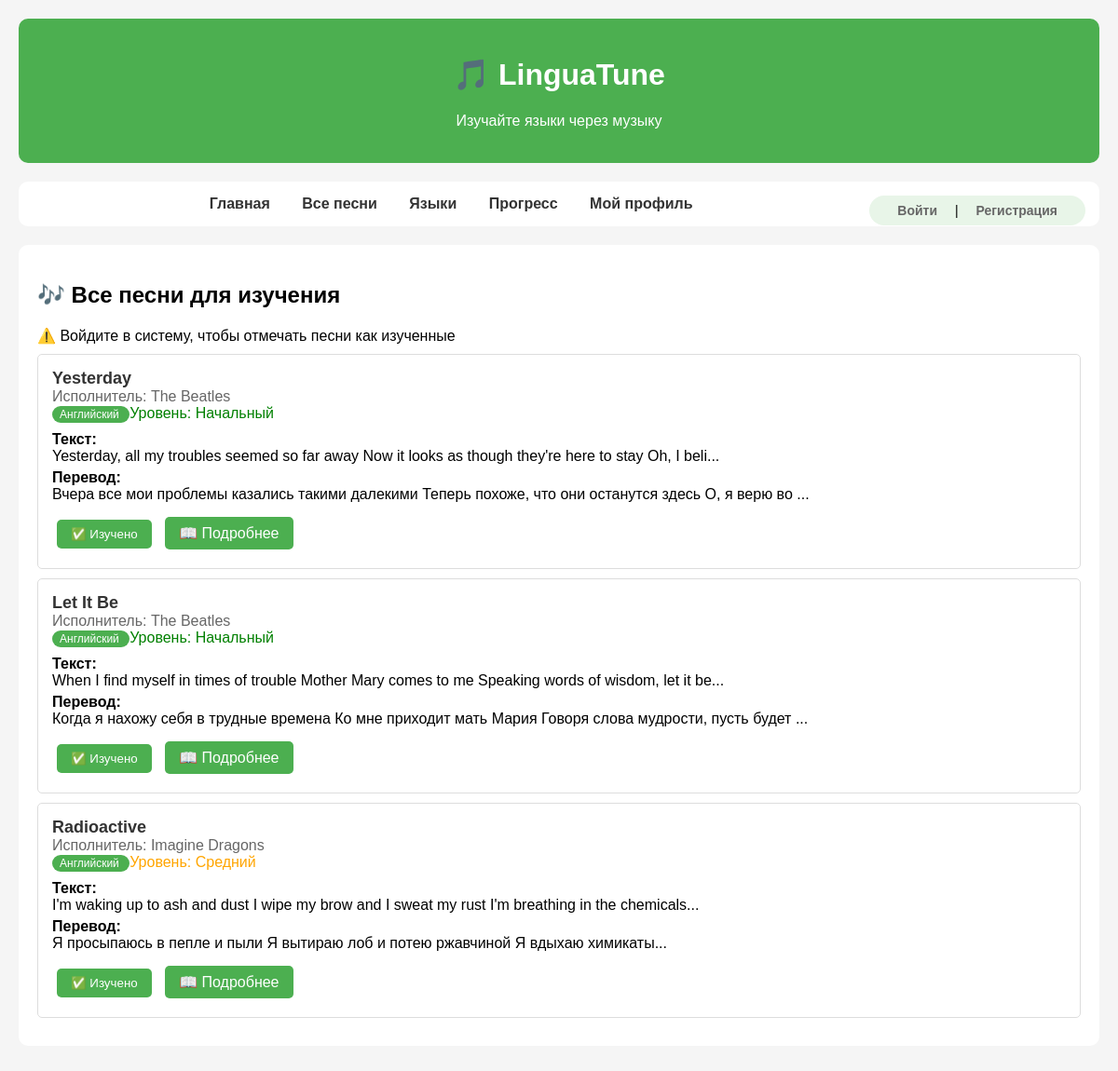
Screenshot of /songs/Английский with the database file from the repository.
### models/songs.py (models this page shows)
class SongBase(SQLModel):
    title: str
    artist: str
    language: str
    lyrics_original: str
    lyrics_translation: str
    difficulty: str
    vocabulary: List[str] = []
    duration: int

class Song(SongBase, table=True):
    id: Optional[int] = Field(default=None, primary_key=True)
    title: str = Field(index=True)
    artist: str = Field(index=True)
    language: str = Field(index=True)
    lyrics_original: str
    lyrics_translation: str
    difficulty: str = Field(default="intermediate")
    vocabulary: List[str] = Field(
        default_factory=list,
        sa_column=Column(JSON)
    )
    duration: int = Field(default=180)
    genre: Optional[str] = None
    year: Optional[int] = None
    class Config:
        arbitrary_types_allowed = True

### main.py (the view)
@app.get("/songs/{language}", response_class=HTMLResponse)
async def read_songs_by_language(
    request: Request,
    language: str,
    session: Session = Depends(get_session)
):
    global current_user
    statement = select(Song).where(Song.language == language)
    filtered_songs = session.exec(statement).all()
    learned_songs = []
    if current_user:
        user_statement = select(User).where(User.email == current_user)
        user = session.exec(user_statement).first()
        if user:
            learned_songs = user.learned_songs
    songs_with_progress = []
    for song in filtered_songs:
        song_dict = song.dict()
        song_dict["is_learned"] = song.id in learned_songs
        songs_with_progress.append(song_dict)
    return templates.TemplateResponse("songs.html", {
        "request": request,
        "songs": songs_with_progress,
        "user_email": current_user
    })

### templates/songs.html (shortened to what this page needs)
{% extends "base.html" %}
{% block content %}
<h2>🎶 Все песни для изучения</h2>
{% if not user_email %}
<div class="alert alert-warning">
    ⚠️ Войдите в систему, чтобы отмечать песни как изученные
</div>
{% endif %}
{% for song in songs %}
<div class="song-card" id="song-{{ song.id }}" {% if song.id in learned_song_ids %}style="background: #e8f5e8;"{% endif %}>
    <div class="song-title">
        {{ song.title }}
    </div>
    <div class="song-artist">Исполнитель: {{ song.artist }}</div>
    <div>
        <span class="language-badge">
            {% if song.language == 'en' %}🇬🇧 Английский
            {% elif song.language == 'es' %}🇪🇸 Испанский
            {% elif song.language == 'fr' %}🇫🇷 Французский
            {% elif song.language == 'de' %}🇩🇪 Немецкий
            {% else %}{{ song.language }}{% endif %}
        </span>
        <span class="difficulty-{{ song.difficulty }}">
            Уровень:
            {% if song.difficulty == 'beginner' %}Начальный
            {% elif song.difficulty == 'intermediate' %}Средний
            {% elif song.difficulty == 'advanced' %}Продвинутый
            {% else %}{{ song.difficulty }}{% endif %}
        </span>
    </div>
    <div style="margin-top: 10px;">
        <strong>Текст:</strong><br>
        {{ song.lyrics_original[:100] }}...
    </div>
    <div style="margin-top: 5px;">
        <strong>Перевод:</strong><br>
        {{ song.lyrics_translation[:100] }}...
    </div>
    <div style="margin-top: 10px;">
        {% if user_email %}
            {% if song.id not in learned_song_ids %}
                <button onclick="markAsLearned({{ song.id }})" class="btn">✅ Отметить изученной</button>
            {% else %}
                <button onclick="unmarkAsLearned({{ song.id }})" class="btn btn-danger">❌ Убрать отметку</button>
            {% endif %}
        {% else %}
            <button class="btn" disabled title="Войдите чтобы отмечать песни">✅ Изучено</button>
        {% endif %}
        <a href="/song/{{ song.id }}" class="btn">📖 Подробнее</a>
    </div>
</div>
{% endfor %}
{% endblock %}

### templates/base.html (style rules this page uses)
body { font-family: Arial, sans-serif; max-width: 1200px; margin: 0 auto; padding: 20px; background: #f5f5f5; }
.song-card { border: 1px solid #ddd; padding: 15px; margin: 10px 0; border-radius: 5px; }
.song-title { font-size: 18px; font-weight: bold; color: #333; }
.song-artist { color: #666; }
.language-badge { background: #4CAF50; color: white; padding: 2px 8px; border-radius: 10px; font-size: 12px; }
.difficulty-beginner { color: green; }
.difficulty-intermediate { color: orange; }
.btn { background: #4CAF50; color: white; padding: 8px 15px; border: none; border-radius: 5px; cursor: pointer; margin: 5px; text-decoration: none; display: inline-block; }

### rows the page displays
Song: title "Yesterday", artist "The Beatles", language "Английский", difficulty "Начальный", lyrics_original "Yesterday, all my troubles seemed so far away Now it looks as though they're here to stay Oh, I beli", lyrics_translation "Вчера все мои проблемы казались такими далекими Теперь похоже, что они останутся здесь О, я верю во"
Song: title "Let It Be", artist "The Beatles", language "Английский", difficulty "Начальный", lyrics_original "When I find myself in times of trouble Mother Mary comes to me Speaking words of wisdom, let it be", lyrics_translation "Когда я нахожу себя в трудные времена Ко мне приходит мать Мария Говоря слова мудрости, пусть будет"
Song: title "Radioactive", artist "Imagine Dragons", language "Английский", difficulty "Средний", lyrics_original "I'm waking up to ash and dust I wipe my brow and I sweat my rust I'm breathing in the chemicals", lyrics_translation "Я просыпаюсь в пепле и пыли Я вытираю лоб и потею ржавчиной Я вдыхаю химикаты"
